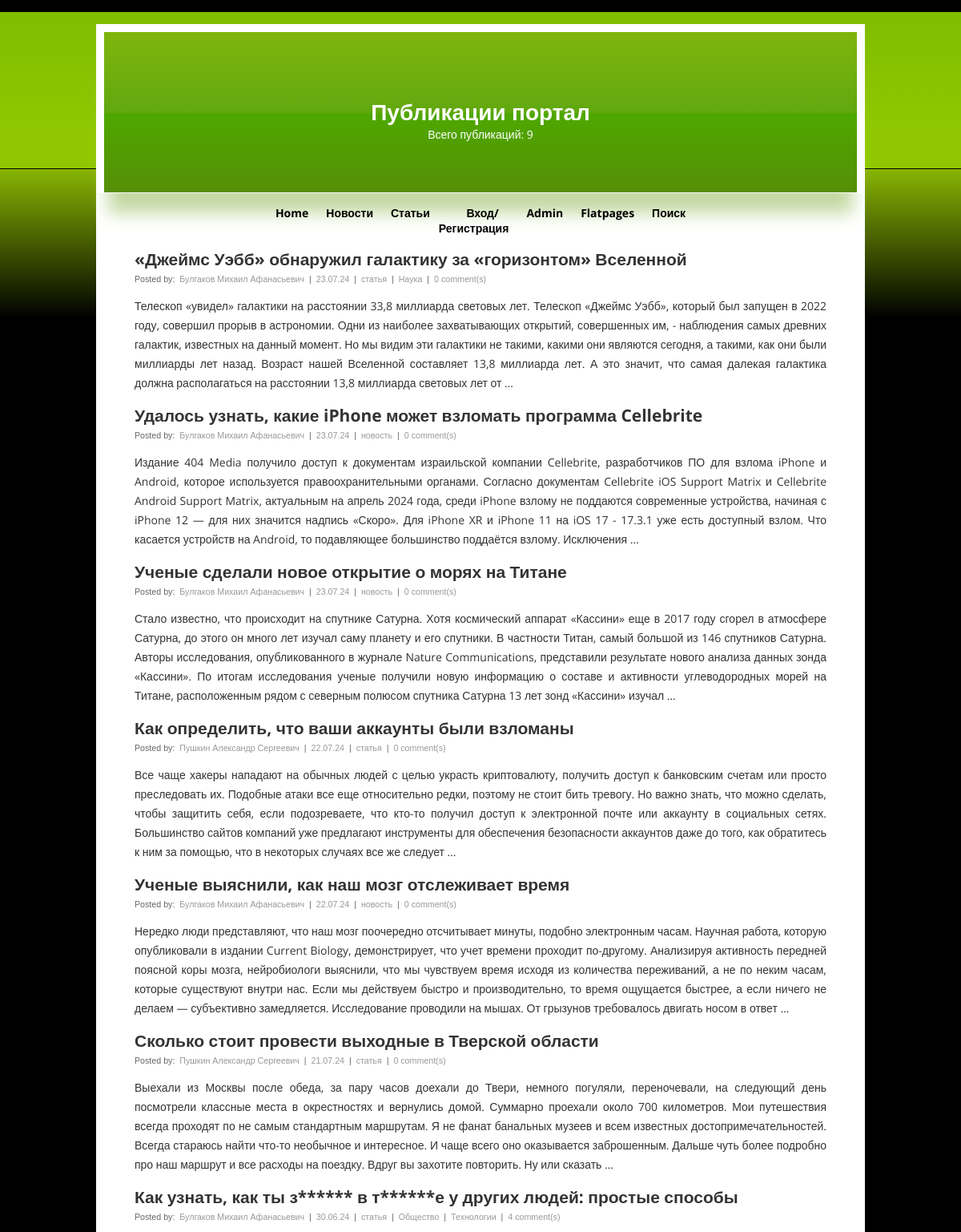
The app's page / (upper part), older data.
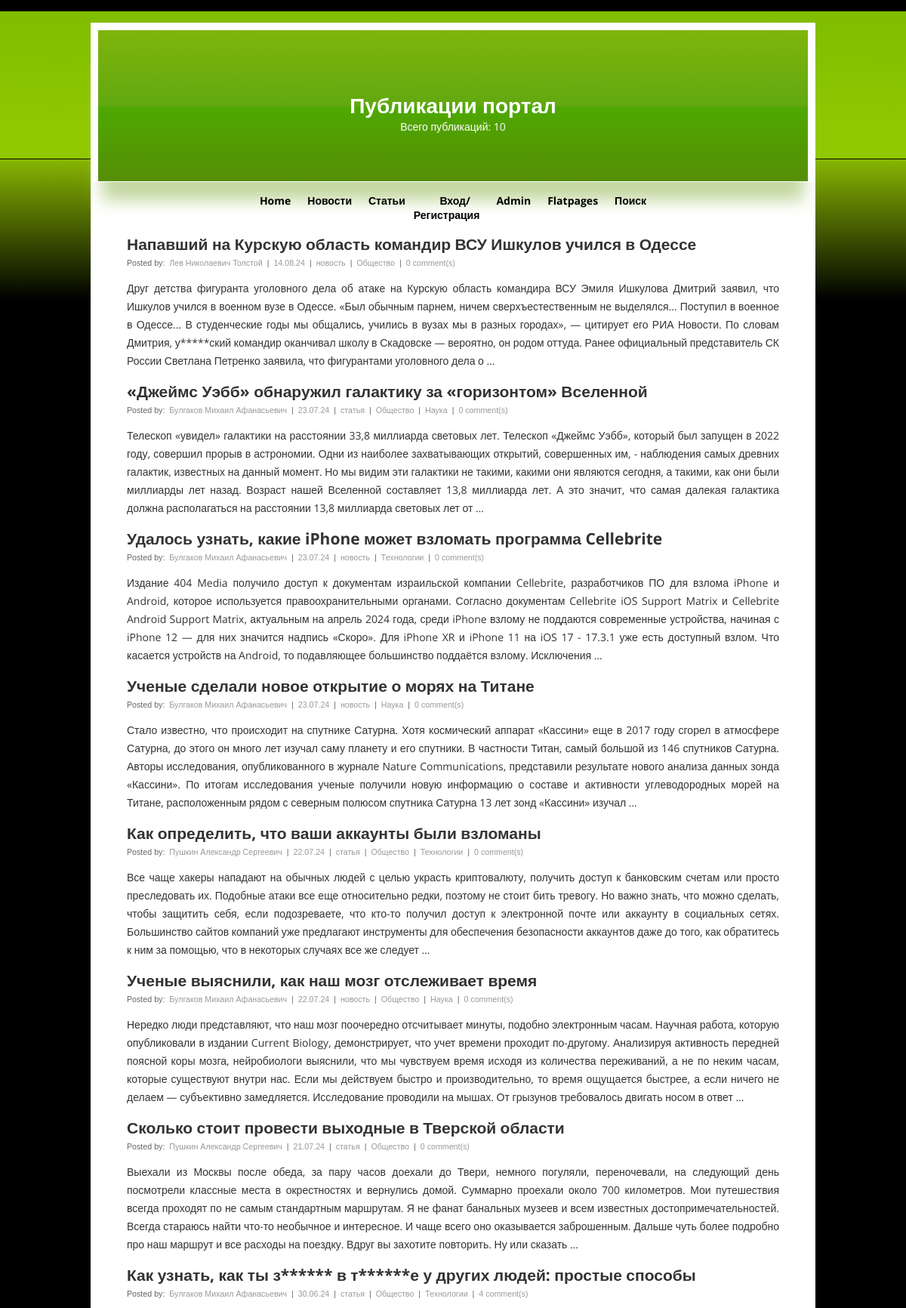
The same page, newer data.
### np_post/models.py (models this page shows, shortened)
class Post(models.Model):
    title = models.CharField(max_length=170)
    text_post = models.TextField()
    rating = models.IntegerField(default=0)
    date_creation = models.DateTimeField(auto_now_add=True)
    publication_type = models.CharField(max_length=8, default=ARTICNEWS.NEWS, choices=(
        (ARTICNEWS.NEWS, 'Новость'), (ARTICNEWS.ARTICLE, 'Статья'),
    ))
    author = models.ForeignKey(Author, on_delete=models.RESTRICT, related_name='Posts')
    category = models.ManyToManyField(Category, related_name='post_category')

class Author(models.Model):
    full_name = models.CharField(max_length=50)
    rating = models.IntegerField(blank=True, default=0)
    user = models.OneToOneField(User, on_delete=models.CASCADE)

class Category(models.Model):
    name_cat = models.CharField(max_length=100, unique=True)
    description = models.TextField(max_length=400, blank=True)
    subscribed = models.BooleanField(default=False)
    user = models.ManyToManyField(User, blank=True, related_name='cats_user')

### np_post/views.py (the view)
# urls.py: path('', PublicList.as_view(), name='home'),
class PublicList(ListView):
    model = Post
    ordering = '-date_creation'
    template_name = 'publics.html'
    context_object_name = 'publics'
    paginate_by = 10

### np_post/templatetags/censor_filters.py (called while the page is built)
@register.filter()
def censor(value):
    for curse_word in CURSE_WORDS:
        pattern = curse_word
        repl = len(curse_word) * '*'
        value = re.sub(pattern, repl, value)
    return value

### templates/publics.html (shortened to what this page needs)
{% extends 'main.html' %}
{% load censor_filters %}
{% block header %}
    <h1><a href="#" title="Публикации портал">Публикации портал</a></h1>
    <p>Всего публикаций: {{ publics|length }}</p>
{% endblock header %}
{% block content %}
    {% if publics %}
        {% for public in publics %}
		    <h2><a title="{{ public.title|censor }}" href="#">{{ public.title|censor }}</a></h2>
		    <span class="author">Posted by: <a href="#">{{ public.author.full_name }}</a> |
            <a href="#">{{ public.date_creation|date:'d.m.y' }}</a> |
            <a href="#">{{ public.publication_type }}</a> |
            {% for category in public.category.all %}
                <a href="{% url 'sections' %}">{{ category.name_cat }}</a>  |
            {% endfor %}
            <a href="#">{{ public.comment_set.all.count }} comment(s)</a></span>
		    <p>{{ public.text_post|censor|truncatewords:80 }}</p>
        {% endfor %}
    {% else %}
        <h2>Публикаций нет!</h2>
    {% endif %}
{% endblock content %}

### templates/main.html (shortened to what this page needs)
<!DOCTYPE html PUBLIC "-//W3C//DTD XHTML 1.0 Strict//EN" "http://www.w3.org/TR/xhtml1/DTD/xhtml1-strict.dtd">
<html xmlns="http://www.w3.org/1999/xhtml" xml:lang="en">
    <head>
        {% load static %}
        <link href="{% static 'css/styles.css' %}" rel="stylesheet" type="text/css" />
    </head>
<body>
<div id="wrap">
	<div id="header">
        {% block header %}{% endblock header %}
	</div>
<nav>
		<ul id="menu">
            <li><a href="/" title="Home">Home</a></li>
			<li><a href="/news/" title="Новости">Новости</a></li>
            <li><a href="/articles/" title="Статьи">Статьи</a></li>
			<li><a href="/authorization/" title="Вход/Регистрация">Вход/Регистрация</a></li>
            <li><a href="/admin/" title="Admin">Admin</a></li>
			<li><a href="/pages/page1/" title="Flatpages">Flatpages</a></li>
            <li><a href="/news/search/" title="Поиск">Поиск</a></li>
		</ul>
</nav>
	<div id="content">
        <div class="post">
        {% block content %}{% endblock content %}
        </div>
	</div>
</div>
</body>
</html>

### static/css/styles.css (style rules this page uses)
body { background-color:#000; color:#333; font: normal 14px "Open Sans", sans-serif; margin:0; }
h1,h2,h3,p,li { text-align:left; }
a { background-color:inherit; color:#333; text-decoration:none; }
#wrap { width:80%; background-color:#fff; color:inherit; padding:0; margin:30px auto 15px auto; }
#header { background: #7fb50c; background: -moz-linear-gradient(top, #7fb50c 0%, #61a810 50%, #4ea800 51%, #568e07 100%); background: -webkit-linear-gradient(top, #7fb50c 0%,#61a810 50%,#4ea800 51%,#568e07 100%); background: linear-gradient(to bottom, #7fb50c 0%,#61a810 50%,#4ea800 51%,#568e07 100%); filter: progid:DXImageTransform.Microsoft.gradient( startColorstr='#7fb50c', endColorstr='#568e07',GradientType=0 ); color:#fff; height:200px; -webkit-box-shadow: 0px 40px 20px -15px #C4D9A3; -moz-box-shadow: 0px 40px 20px -15px #c4d9a3; box-shadow: 0px 40px 20px -15px #c4d9a3; border:10px solid #fff; border-bottom:1px solid #fff; }
#header h1 { text-align:center; padding:0; margin:80px auto 0 auto; }
#header a { background-color:inherit; color:#fff; text-decoration:none; }
#header p { text-align:center; margin:0 auto; }
nav { text-align:center; margin:15px auto; }
ul#menu { list-style-type: none; margin: 0 auto; display: table; padding: 0; overflow: hidden; width:50%; }
ul#menu li { display: table-cell; text-align:center; }
ul#menu li a { background-color:inherit; color: #000; padding:10px; text-decoration:none; font-weight:bold; margin:0 1px; }
#content { text-align:left; width:90%; padding:0 25px 10px 25px; margin:0 auto; }
#content h2 { padding:0; margin:0 auto; }
#content span.author { font:normal 8pt Arial,Helvetica,sans-serif; background-color:inherit; color:#666; }
#content span.author a { background-color:inherit; color:#999; text-decoration:none; padding:0 3px; }
#content p { text-align:justify; line-height:24px; }
#content .post { padding:0 0 20px 0; margin:auto; }

Row changes from the older to the newer data that the page shows:
added Post: title|censor "Напавший на Курскую область командир ВСУ Ишкулов учился в Одессе", author.full_name "Лев Николаевич Толстой", date_creation "14.08.24", publication_type "новость", comment_set.all.count "0", text_post|censor "Друг детства фигуранта уголовного дела об атаке на Курскую область командира ВСУ Эмиля Ишкулова Дмитрий заявил, что Ишкулов учился в военном вузе в Одессе. «Был обычным парнем, ничем сверхъестественным не выделялся... Поступил в военное в Одессе... В студенческие годы мы общались, учились в вузах мы в разных городах», — цитирует его РИА Новости. По словам Дмитрия, у*****ский командир оканчивал школу в Скадовске — вероятно, он родом оттуда. Ранее официальный представитель СК России Светлана Петренко заявила, что фигурантами уголовного дела о …", Category (name_cat "Общество")
changed Post "«Джеймс Уэбб» обнаружил галактику за «горизонтом» Вселенной": gains Category (name_cat "Общество")
changed Post "Удалось узнать, какие iPhone может взломать программа Cellebrite": gains Category (name_cat "Технологии")
changed Post "Ученые сделали новое открытие о морях на Титане": gains Category (name_cat "Наука")
changed Post "Как определить, что ваши аккаунты были взломаны": gains Category (name_cat "Общество"); gains Category (name_cat "Технологии")
changed Post "Ученые выяснили, как наш мозг отслеживает время": gains Category (name_cat "Общество"); gains Category (name_cat "Наука")
changed Post "Сколько стоит провести выходные в Тверской области": gains Category (name_cat "Общество")
Text that changed along with them:
{{ publics|length }}: "9" → "10"
